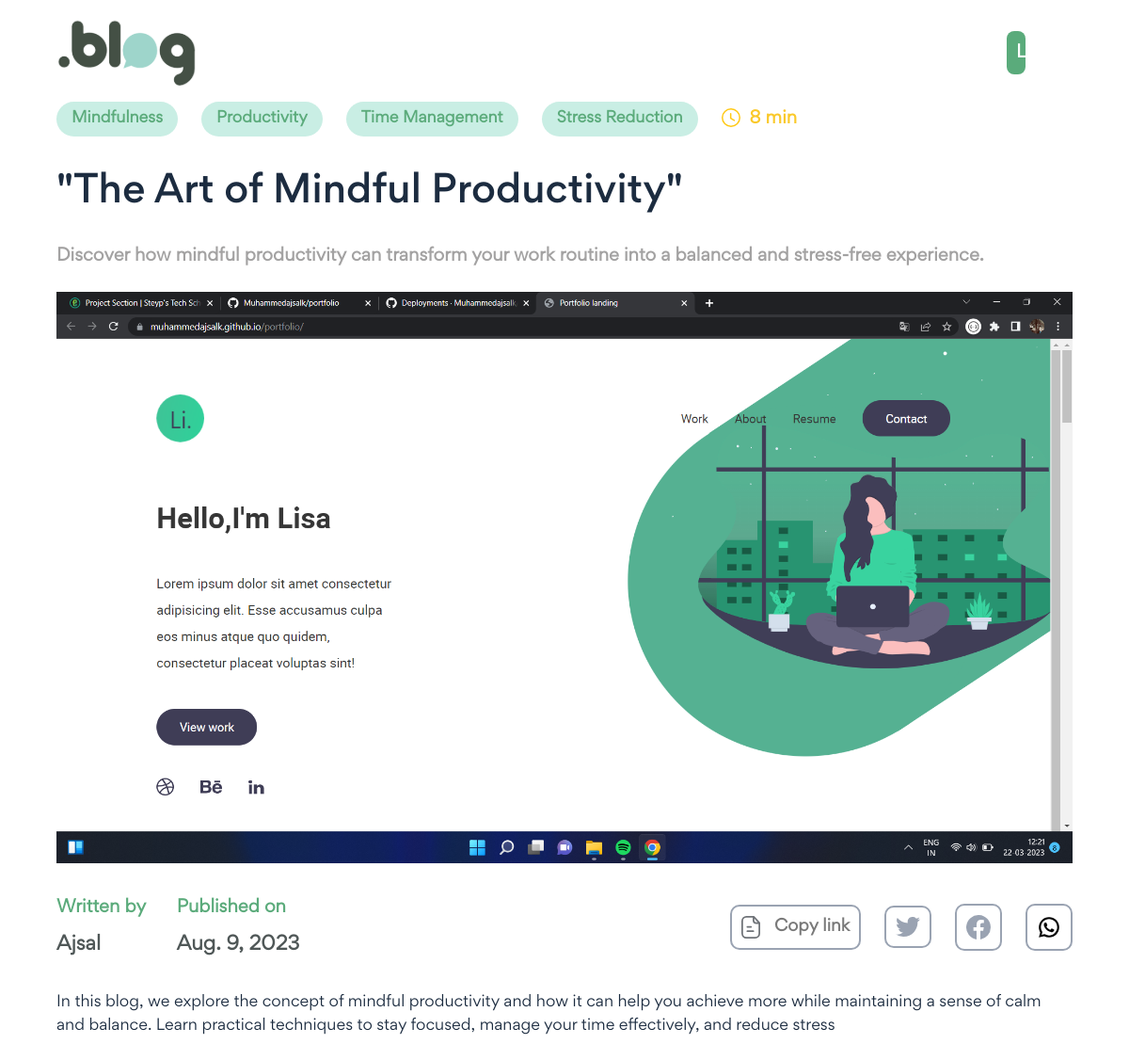
Page /9/ on the committed database.
### posts/models.py (models this page shows, shortened)
class Category(models.Model):
    title = models.CharField(max_length=25)
    class Meta:
        verbose_name_plural = "categories"

class Post(models.Model):
    title = models.CharField(max_length=255)
    short_description = models.TextField()
    description = RichTextField()
    categories = models.ManyToManyField("posts.Category")
    time_to_read = models.CharField(max_length=128)
    featured_image = models.ImageField(upload_to="posts/")
    is_draft = models.BooleanField(default=False)
    author = models.ForeignKey("posts.Author",on_delete=models.CASCADE)
    published_date = models.DateField()
    is_deleted = models.BooleanField(default=False)

class Author(models.Model):
    name = models.CharField(max_length=255)
    user = models.OneToOneField("auth.User",on_delete=models.CASCADE)
    def __str__(self):
        return self.name

### web/views.py (the view)
# urls.py: path('<int:id>/',views.post, name="post")
def post(request,id):
    instance = get_object_or_404(Post.objects.filter(id=id))
    context = {
        "instance" : instance
    }
    return render(request, 'web/post.html',context=context)

### templates/web/post.html
{% extends 'base.html' %}
{% load static %}
{% block content %}
    <section id="single-page-home">
        <section class="wrapper">
            {% include 'web/includes/header.html' %}
            <section class="single-page-spotlight">
                <div class="blog-category">
                    {% for category in instance.categories.all %}
                    <span class="category">
                        {{category.title}}
                    </span>
                    {% endfor %}
                    <span class="read">
                        <span class="clock">
                            <img src="{% static './images/icons/clock.svg' %}" alt="Clock" />
                        </span>
                        {{instance.time_to_read}}
                    </span>
                </div>
                <h3 class="title">
                    {{instance.title}}
                </h3>
                <p class="description">
                    {{instance.short_description}}
                </p>
                <div class="post-thumbnail">
                    <img src="{{instance.featured_image.url}}" >
                </div>
                <div class="details">
                    <span class="published">
                        <p class="written">
                            Written by
                        </p>
                        <p class="name">
                            {{instance.author}}
                        </p>
                    </span>
                    <span class="published">
                        <p class="written">
                            Published on
                        </p>
                        <p class="name">
                            {{instance.published_date}}
                        </p>
                    </span>
                    <ul class="social">
                        <li>
                            <a href="#" class="copy-link">
                                <span class="link">
                                    <img src="{% static './images/icons/copy-link.svg' %}" alt="Copy-link" />
                                </span>
                                Copy link
                            </a>
                        </li>
                        <li class="social-media">
                            <a target="_blank" href="https://twitter.com/intent/tweet?text={{request.build_absolute_uri}}">
                                <img src="{% static './images/icons/twitter.svg' %}" alt="Twitter" />
                            </a>
                        </li>
                        <li class="social-media">
                            <a target="_blank" href="https://www.facebook.com/sharer/sharer.php?u={{request.build_absolute_uri}}">
                                <img src="{% static './images/icons/facebook.svg' %}" alt="Facebook" />
                            </a>
                        </li>
                        <li class="social-media">
                            <a target="_blank" href="https://api.whatsapp.com/send/?text={{request.build_absolute_uri}}">
                                <img src="{% static './images/icons/whatsapp.svg' %}" alt="Linked-in" />
                            </a>
                        </li>
                    </ul>
                </div>
                <p class="detailed-description">
                    {{instance.description|safe}}
                </p>
                </section>
        </section>
    </section>
{% endblock %}

### static/css/style.css (style rules this page uses)
* { margin: 0; padding: 0; border: 0; vertical-align: baseline; background: transparent; font-weight: normal; text-decoration: none; outline: none; -webkit-box-sizing: border-box; -moz-box-sizing: border-box; box-sizing: border-box; font-family: "Gordita Regular"; }
ol, ul { list-style: none; }
body { font-size: 17px; color: #1c2c40; overflow-x: hidden; min-width: 320px; font-weight: 400; }
a { color: #1c2c40; }
p { line-height: 1.6em; font-size: 16px; font-weight: 400; }
.wrapper { width: 90%; margin: 0 auto; max-width: 1500px; }
img { display: block; width: 100%; height: 100%; }
#home, #single-page-home { padding: 20px 0 50px; position: relative; }
#single-page-home section.wrapper { max-width: 1280px; }
#single-page-home section.single-page-spotlight div.blog-category { display: flex; align-items: center; margin-bottom: 3%; }
#single-page-home section.single-page-spotlight div.blog-category span.category { background: #c9eee4; border-radius: 20px; padding: 7px 16px; text-align: center; color: #5bab7b; font-size: 16px; font-weight: 700; margin-right: 25px; }
#single-page-home section.single-page-spotlight div.blog-category span.read { color: #fac92a; font-weight: 700; font-size: 18px; display: flex; align-items: center; }
#single-page-home section.single-page-spotlight div.blog-category span.read span.clock { margin-right: 10px; margin: 0 10px 3px 0; }
#single-page-home section.single-page-spotlight h3.title { font-family: "Gordita Medium"; margin-bottom: 2%; font-size: 40px; display: inline-block; }
#single-page-home section.single-page-spotlight p.description { font-size: 18px; color: #a3a2a2; font-weight: 700; margin-bottom: 2%; line-height: 1.8em; }
#single-page-home section.single-page-spotlight div.post-thumbnail { width: 100%; margin-bottom: 3%; }
#single-page-home section.single-page-spotlight div.details { display: flex; align-items: center; margin-bottom: 3%; }
#single-page-home section.single-page-spotlight div.details span.published { margin-right: 3%; }
#single-page-home section.single-page-spotlight div.details span.published p.written { color: #5bab7b; font-size: 18px; font-weight: 700; margin-bottom: 10px; }
#single-page-home section.single-page-spotlight div.details span.published p.name { font-size: 20px; font-weight: 700; color: #4f5757; }
#single-page-home section.single-page-spotlight div.details ul.social { display: flex; align-items: center; margin-left: auto; }
#single-page-home section.single-page-spotlight div.details ul.social li { margin-right: 25px; border: 2px solid #9aa3b2; padding: 10px; border-radius: 10px; }
#single-page-home section.single-page-spotlight div.details ul.social li.social-media { width: 50px; }
#single-page-home section.single-page-spotlight div.details ul.social li:last-child { margin-right: 0; }
#single-page-home section.single-page-spotlight div.details ul.social li a { display: flex; align-items: center; color: #797979; font-weight: 700; }
#single-page-home section.single-page-spotlight div.details ul.social li a span.link { margin-right: 15px; width: 20px; }
#single-page-home section.single-page-spotlight p.detailed-description { font-size: 16px; color: #797979; font-weight: 700; }

### rows in the picture
Category: title "Mindfulness"
Category: title "Productivity"
Category: title "Time Management"
Category: title "Stress Reduction"
Post: time_to_read "8 min", title "\"The Art of Mindful Productivity\"", short_description "Discover how mindful productivity can transform your work routine into a balanced and stress-free experience.", featured_image (picture), author "Ajsal", published_date "Aug. 9, 2023", description "In this blog, we explore the concept of mindful productivity and how it can help you achieve more while maintaining a sense of calm and balance. Learn practical techniques to stay focused, manage your time effectively, and reduce stress"
